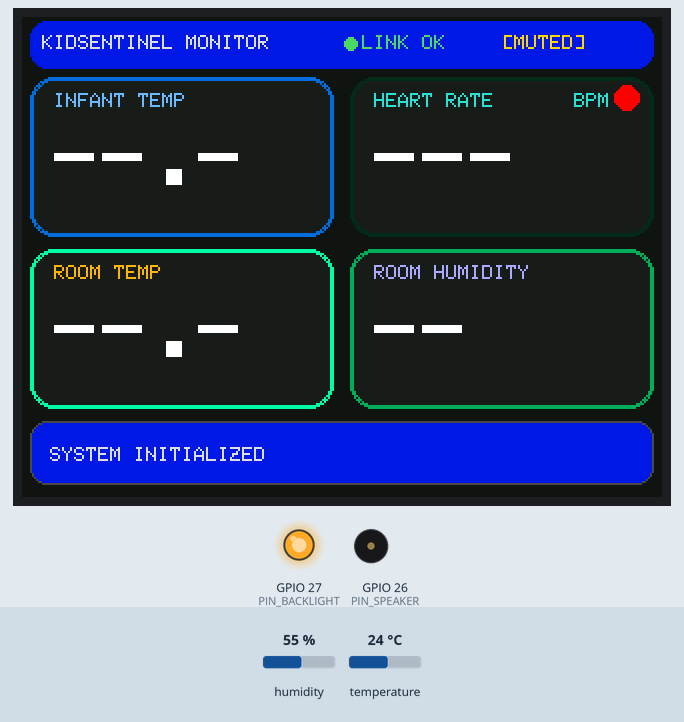
Simulated run of this sketch. Board: ESP32. Parts: 320×240 colour display, output pins drawn as LEDs (lit = HIGH), buzzer (waves = sounding, pin HIGH). The test bench sets the inputs (shaded band); at power-on: temperature 24 °C, humidity 55 %. What the sketch prints to the serial monitor is not drawn.

Above: at 1.4 s.
1.5 s: temperature set to 18.6 °C
At 4.7 s:
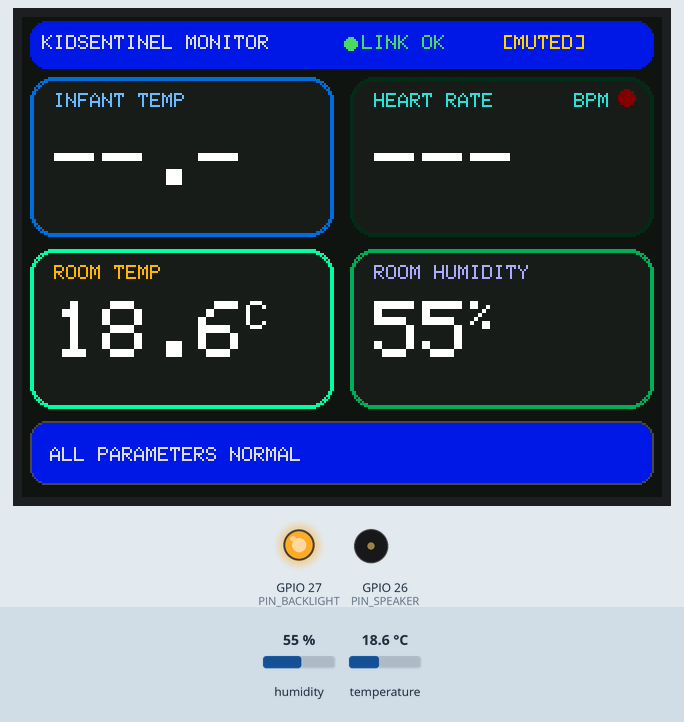
7.9 s: temperature set to 17.6 °C
At 10.8 s:
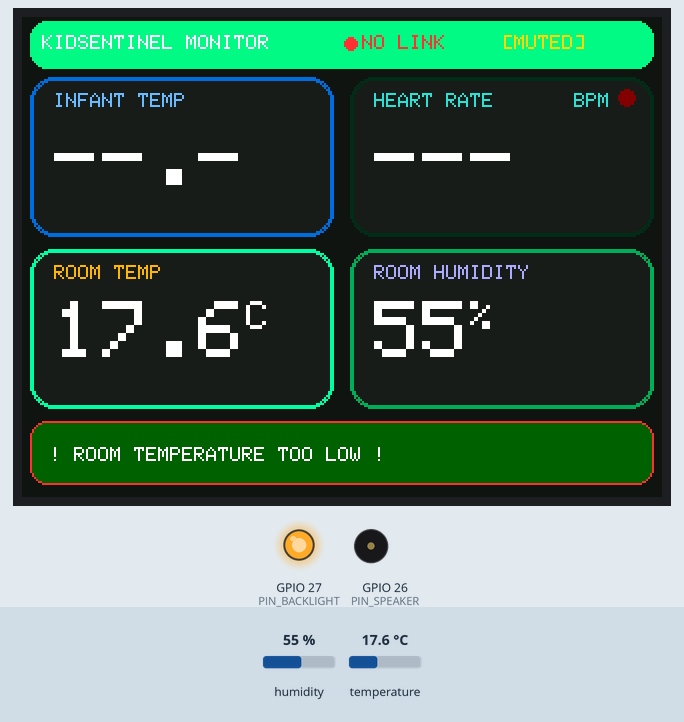
14.3 s: temperature set to 33 °C
At 17.3 s:
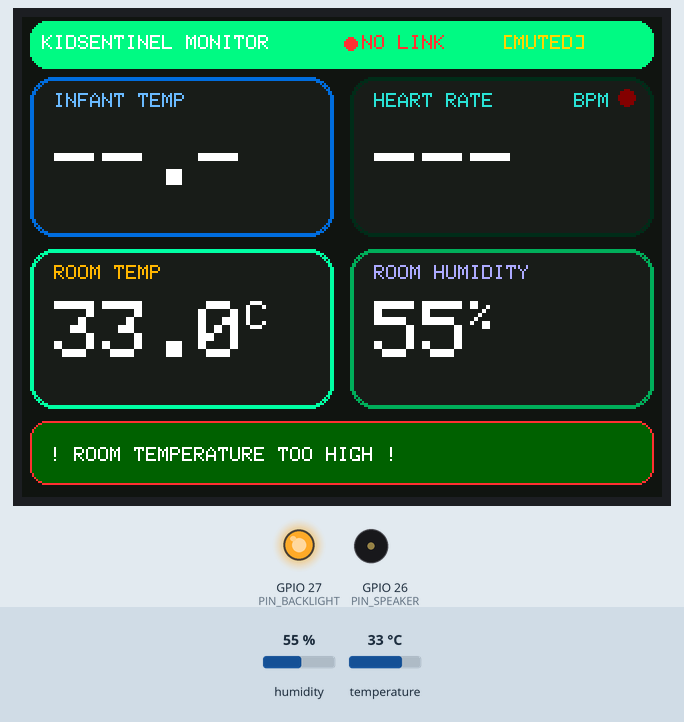
20.5 s: temperature set to 28.7 °C
At 21.9 s:
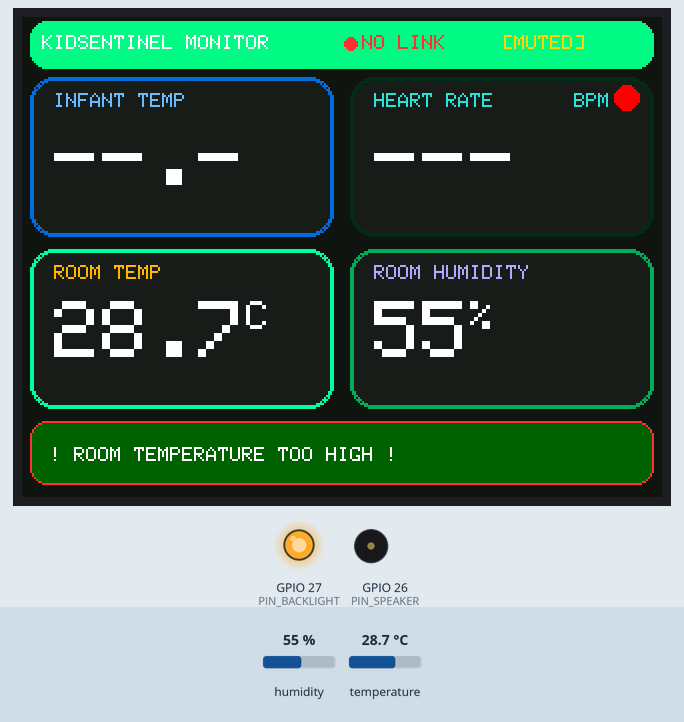
23.8 s: temperature set to 27.7 °C
At 26.6 s:
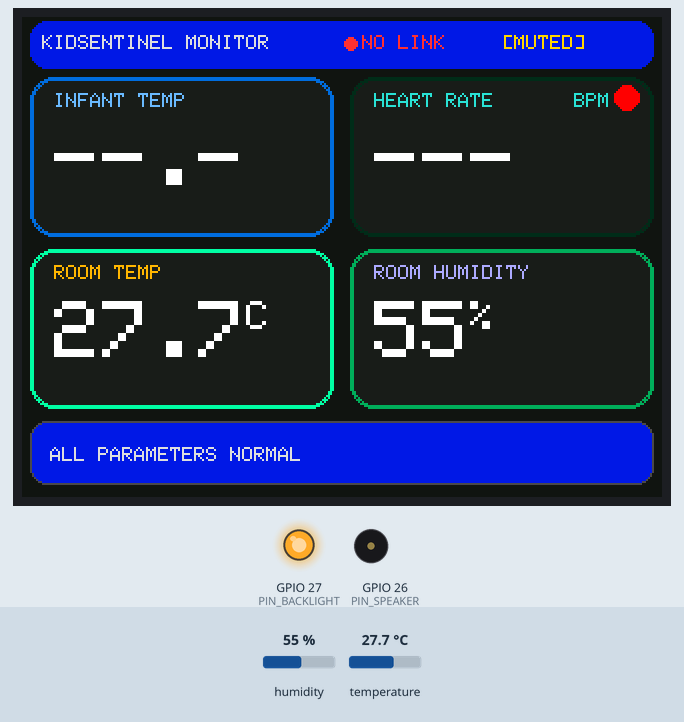
27.1 s: temperature set to 0 °C
At 29.6 s:
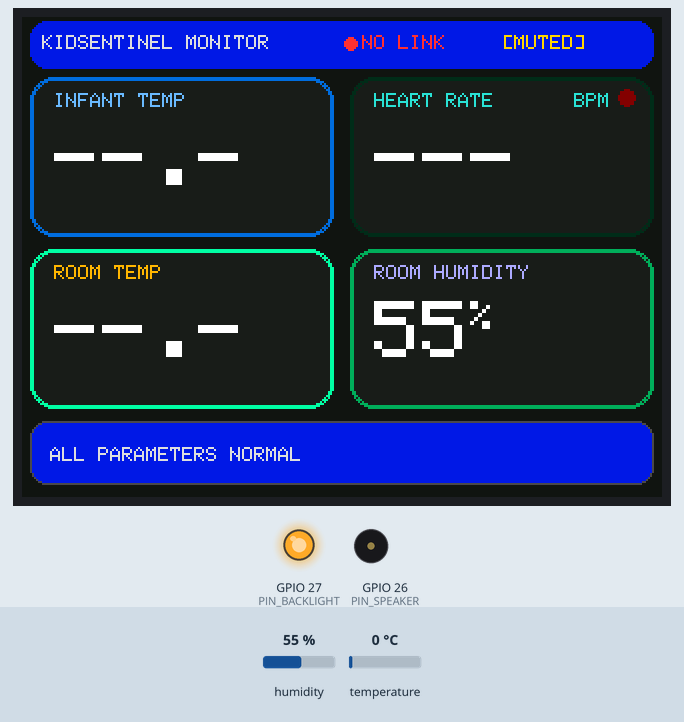
Timing chart, 0 to 31.1 s (numbered marks = the images above; inputs shaded):
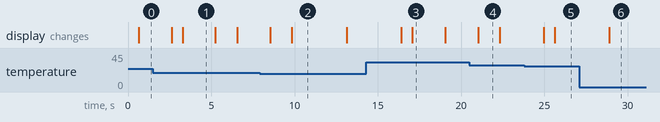

The sketch:

display_node.ino
```cpp
/**
 * @file display_node.ino
 * @brief CrowPanel 2.4" Display Node & Access Point Hub
 * @details Hosts local SoftAP and HTTP REST API for wearable sensor telemetry,
 *          samples local room ambient temperature & humidity via SHT31,
 *          renders real-time vital sign metrics on 320x240 ILI9341 TFT,
 *          and provides embedded responsive web dashboard.
 */

#include <WiFi.h>
#include <WebServer.h>
#include <Wire.h>
#include <Adafruit_SHT31.h>
#include "webapp.h"
#include "config.h"

#define LGFX_USE_V1
#include <LovyanGFX.hpp>

// --- CrowPanel 2.4" ILI9341 Display Driver Configuration ---
class LGFX : public lgfx::LGFX_Device {
    lgfx::Panel_ILI9341 _panel_instance;
    lgfx::Bus_SPI       _bus_instance;
public:
    LGFX(void) {
        {
            auto cfg = _bus_instance.config();
            cfg.spi_host = VSPI_HOST;
            cfg.spi_mode = 0;
            cfg.freq_write = SPI_WRITE_FREQ;
            cfg.pin_sclk = SPI_PIN_SCLK;
            cfg.pin_mosi = SPI_PIN_MOSI;
            cfg.pin_miso = SPI_PIN_MISO;
            cfg.pin_dc   = SPI_PIN_DC;
            _bus_instance.config(cfg);
            _panel_instance.setBus(&_bus_instance);
        }
        {
            auto cfg = _panel_instance.config();
            cfg.pin_cs = SPI_PIN_CS;
            cfg.pin_rst = -1;
            cfg.bus_shared = true;
            cfg.offset_rotation = 0;
            _panel_instance.config(cfg);
        }
        setPanel(&_panel_instance);
    }
};

LGFX tft;
WebServer server(HTTP_SERVER_PORT);
Adafruit_SHT31 sht31 = Adafruit_SHT31();

// --- Display Color Palette (16-bit RGB565) ---
#define COLOR_BG          0x10A2
#define COLOR_PANEL       0x18E3
#define COLOR_HR          0x2F1A
#define COLOR_TEMP        0x6DDF
#define COLOR_ROOM_TEMP   0xFDA0
#define COLOR_ROOM_HUM    0xAD5F
#define COLOR_ALERT       0xF986
#define COLOR_WARN        0xFEA0
#define COLOR_NORMAL      0x4ECC
#define COLOR_WHITE       0xFFFF
#define COLOR_MUTED_WHITE 0xDEFB

// --- System State & Vital Sign Readings ---
float infantBodyTemp      = 0.0f;
long  infantHeartRate     = 0;
float ambientRoomTemp     = 0.0f;
float ambientRoomHumidity = 0.0f;

unsigned long lastTelemetryTimestamp = 0;
bool  isAlertActive       = false;
bool  isAudioMuted        = true;
float temperatureTrim     = DEFAULT_TEMP_TRIM;
String alertStatusMessage = "SYSTEM INITIALIZED";

// --- Visual Pulse & Buzzer Timing ---
int  displayHeartRate     = 0;
bool heartBeatPulseState  = false;
unsigned long lastBeatToggleMillis   = 0;
unsigned long lastBuzzerToggleMillis = 0;
bool buzzerState          = false;

// --- HTTP API Handlers ---
void handleRoot() {
    server.send(200, "text/html", INDEX_HTML);
}

void handleApiState() {
    String json = "{";
    json += "\"bt\":" + String(infantBodyTemp, 1) + ",";
    json += "\"hr\":" + String(displayHeartRate) + ",";
    json += "\"rt\":" + String(ambientRoomTemp, 1) + ",";
    json += "\"rh\":" + String(ambientRoomHumidity, 0) + ",";
    json += "\"alert\":" + String(isAlertActive ? "true" : "false") + ",";
    json += "\"msg\":\"" + alertStatusMessage + "\",";
    json += "\"mute\":" + String(isAudioMuted ? "true" : "false") + ",";
    json += "\"trim\":" + String(temperatureTrim, 1);
    json += "}";
    server.send(200, "application/json", json);
}

void handleApiSettings() {
    if (server.hasArg("trim")) {
        temperatureTrim = server.arg("trim").toFloat();
    }
    if (server.hasArg("mute")) {
        isAudioMuted = (server.arg("mute").toInt() == 1);
    }
    server.send(200, "text/plain", "OK");
}

void handleTelemetryPost() {
    if (server.hasArg("temp")) {
        infantBodyTemp = server.arg("temp").toFloat() + temperatureTrim;
    }
    if (server.hasArg("ir")) {
        infantHeartRate = server.arg("ir").toInt();
    }
    lastTelemetryTimestamp = millis();
    server.send(200, "text/plain", "OK");
    evaluateAlertThresholds();
}

/**
 * @brief Evaluates physiological and environmental safety bounds.
 */
void evaluateAlertThresholds() {
    isAlertActive = false;
    alertStatusMessage = "ALL PARAMETERS NORMAL";

    if (infantBodyTemp > THRESHOLD_TEMP_HIGH) {
        isAlertActive = true;
        alertStatusMessage = "! HIGH INFANT TEMPERATURE !";
    } else if (displayHeartRate > THRESHOLD_HR_HIGH) {
        isAlertActive = true;
        alertStatusMessage = "! ELEVATED HEART RATE !";
    } else if (displayHeartRate < THRESHOLD_HR_LOW && displayHeartRate > 0) {
        isAlertActive = true;
        alertStatusMessage = "! LOW HEART RATE (BRADYCARDIA) !";
    } else if (ambientRoomTemp > THRESHOLD_ROOM_HIGH) {
        isAlertActive = true;
        alertStatusMessage = "! ROOM TEMPERATURE TOO HIGH !";
    } else if (ambientRoomTemp < THRESHOLD_ROOM_LOW && ambientRoomTemp > 0) {
        isAlertActive = true;
        alertStatusMessage = "! ROOM TEMPERATURE TOO LOW !";
    }
}

/**
 * @brief Draws a stylized dashboard card container.
 */
void drawCard(int x, int y, int w, int h, uint32_t borderColor) {
    tft.fillRoundRect(x, y, w, h, 12, COLOR_PANEL);
    tft.drawRoundRect(x, y, w, h, 12, borderColor);
    tft.drawRoundRect(x + 1, y + 1, w - 2, h - 2, 11, borderColor);
}

/**
 * @brief Renders the primary dashboard UI to the TFT display.
 */
void renderDashboard() {
    tft.startWrite();
    tft.fillScreen(COLOR_BG);

    // Header Bar
    uint32_t headerBg = isAlertActive ? COLOR_ALERT : COLOR_PANEL;
    tft.fillRoundRect(4, 2, 312, 24, 8, headerBg);
    tft.setTextColor(isAlertActive ? COLOR_WHITE : COLOR_MUTED_WHITE);
    tft.setTextSize(1);
    tft.setCursor(10, 9);
    tft.print(F("KIDSENTINEL MONITOR"));

    bool telemetryLive = (millis() - lastTelemetryTimestamp) < 5000;
    tft.setCursor(170, 9);
    tft.setTextColor(telemetryLive ? COLOR_NORMAL : COLOR_ALERT);
    tft.fillSmoothCircle(164, 13, 3, telemetryLive ? COLOR_NORMAL : COLOR_ALERT);
    tft.print(telemetryLive ? F("LINK OK") : F("NO LINK"));

    tft.setCursor(240, 9);
    tft.setTextColor(isAudioMuted ? COLOR_WARN : COLOR_NORMAL);
    tft.print(isAudioMuted ? F("[MUTED]") : F("[AUDIO]"));

    // Card 1: Infant Body Temperature
    drawCard(4, 30, 152, 80, COLOR_TEMP);
    tft.setTextColor(COLOR_TEMP);
    tft.setTextSize(1);
    tft.setCursor(16, 38);
    tft.print(F("INFANT TEMP"));
    tft.setTextSize(4);
    tft.setTextColor(COLOR_WHITE);
    tft.setCursor(16, 56);
    if (infantBodyTemp > 0.0f) {
        tft.printf("%.1f", infantBodyTemp);
        tft.setTextSize(2);
        tft.print(F("C"));
    } else {
        tft.print(F("--.-"));
    }

    // Card 2: Infant Heart Rate & Optical Beat Indicator
    drawCard(164, 30, 152, 80, COLOR_HR);
    tft.setTextColor(COLOR_HR);
    tft.setTextSize(1);
    tft.setCursor(176, 38);
    tft.print(F("HEART RATE"));
    tft.setCursor(276, 38);
    tft.print(F("BPM"));
    tft.fillSmoothCircle(302, 40, heartBeatPulseState ? 6 : 4, heartBeatPulseState ? 0xF800 : 0x8000);
    tft.setTextSize(4);
    tft.setTextColor(COLOR_WHITE);
    tft.setCursor(176, 56);
    if (displayHeartRate > 0) {
        tft.printf("%3d", displayHeartRate);
    } else {
        tft.print(F("---"));
    }

    // Card 3: Room Ambient Temperature
    drawCard(4, 116, 152, 80, COLOR_ROOM_TEMP);
    tft.setTextColor(COLOR_ROOM_TEMP);
    tft.setTextSize(1);
    tft.setCursor(16, 124);
    tft.print(F("ROOM TEMP"));
    tft.setTextSize(4);
    tft.setTextColor(COLOR_WHITE);
    tft.setCursor(16, 142);
    if (ambientRoomTemp > 0.0f) {
        tft.printf("%.1f", ambientRoomTemp);
        tft.setTextSize(2);
        tft.print(F("C"));
    } else {
        tft.print(F("--.-"));
    }

    // Card 4: Room Ambient Humidity
    drawCard(164, 116, 152, 80, COLOR_ROOM_HUM);
    tft.setTextColor(COLOR_ROOM_HUM);
    tft.setTextSize(1);
    tft.setCursor(176, 124);
    tft.print(F("ROOM HUMIDITY"));
    tft.setTextSize(4);
    tft.setTextColor(COLOR_WHITE);
    tft.setCursor(176, 142);
    if (ambientRoomHumidity > 0.0f) {
        tft.printf("%.0f", ambientRoomHumidity);
        tft.setTextSize(2);
        tft.print(F("%"));
    } else {
        tft.print(F("--"));
    }

    // Footer Alert Banner
    uint32_t footerBg = isAlertActive ? 0x6000 : COLOR_PANEL;
    tft.fillRoundRect(4, 202, 312, 32, 8, footerBg);
    tft.drawRoundRect(4, 202, 312, 32, 8, isAlertActive ? COLOR_ALERT : 0x4A49);
    tft.setTextColor(isAlertActive ? COLOR_WHITE : COLOR_MUTED_WHITE);
    tft.setTextSize(1);
    tft.setCursor(14, 215);
    tft.print(alertStatusMessage);

    tft.endWrite();
}

void setup() {
    Serial.begin(115200);

    // Configure IO
    pinMode(PIN_BACKLIGHT, OUTPUT);
    digitalWrite(PIN_BACKLIGHT, HIGH);
    pinMode(PIN_SPEAKER, OUTPUT);
    digitalWrite(PIN_SPEAKER, LOW);
    pinMode(PIN_BOOT_BUTTON, INPUT_PULLUP);

    // Initialize Graphic Display
    tft.init();
    tft.setRotation(1);
    tft.fillScreen(COLOR_BG);

    // Initialize Environmental Sensor
    Wire.begin(PIN_SHT31_SDA, PIN_SHT31_SCL);
    if (sht31.begin(0x44) || sht31.begin(0x45)) {
        Serial.println(F("[SHT31] Environmental sensor initialized"));
    } else {
        Serial.println(F("[SHT31] Sensor initialization failed"));
    }

    // Initialize SoftAP & Web Server
    WiFi.softAP(SOFTAP_SSID, SOFTAP_PASSWORD);
    WiFi.setTxPower(WIFI_POWER_8_5dBm);
    Serial.printf("[WiFi] SoftAP started. IP: %s\n", WiFi.softAPIP().toString().c_str());

    server.on("/", HTTP_GET, handleRoot);
    server.on("/api/state", HTTP_GET, handleApiState);
    server.on("/api/settings", HTTP_POST, handleApiSettings);
    server.on("/data", HTTP_POST, handleTelemetryPost);

    server.begin();
    Serial.println(F("[HTTP] Web server listening on port 80"));
}

void loop() {
    server.handleClient();

    // Poll SHT31 Environmental Sensor
    static unsigned long lastSensorPoll = 0;
    if (millis() - lastSensorPoll > 2000) {
        float temp = sht31.readTemperature();
        float hum  = sht31.readHumidity();
        if (!isnan(temp)) ambientRoomTemp = temp;
        if (!isnan(hum))  ambientRoomHumidity = hum;
        lastSensorPoll = millis();
        evaluateAlertThresholds();
    }

    // Hardware Button Mute Toggle (GPIO 0)
    static bool previousButtonState = HIGH;
    bool currentButtonState = digitalRead(PIN_BOOT_BUTTON);
    if (currentButtonState == LOW && previousButtonState == HIGH) {
        isAudioMuted = !isAudioMuted;
        tone(PIN_SPEAKER, 500, 50);
        delay(150);
    }
    previousButtonState = currentButtonState;

    displayHeartRate = (infantHeartRate > 0) ? infantHeartRate : 0;

    // Optical Heart Beat Indicator Animation
    unsigned long beatInterval = (displayHeartRate > 0) ? (60000UL / displayHeartRate) : 700;
    if (millis() - lastBeatToggleMillis > (beatInterval / 2)) {
        heartBeatPulseState = !heartBeatPulseState;
        lastBeatToggleMillis = millis();
    }

    // Non-blocking Audible Alarm
    if (isAlertActive && !isAudioMuted) {
        if (millis() - lastBuzzerToggleMillis > 500) {
            buzzerState = !buzzerState;
            if (buzzerState) tone(PIN_SPEAKER, 1000, 150);
            lastBuzzerToggleMillis = millis();
        }
    } else {
        buzzerState = false;
    }

    // Refresh TFT UI
    static unsigned long lastDisplayRefresh = 0;
    if (millis() - lastDisplayRefresh > 500) {
        renderDashboard();
        lastDisplayRefresh = millis();
    }
}
```

config.example.h
```cpp
#ifndef CONFIG_H
#define CONFIG_H

// ==============================================================================
// Display Node Configuration Template
// CrowPanel 2.4" ESP32 Display & SoftAP Web Hub
// ==============================================================================

// --- Hardware Pin Definitions ---
#define PIN_SPEAKER          26
#define PIN_BACKLIGHT        27
#define PIN_BOOT_BUTTON      0
#define PIN_SHT31_SDA        21
#define PIN_SHT31_SCL        22

// --- Display Controller (ILI9341 SPI) ---
#define SPI_PIN_SCLK         14
#define SPI_PIN_MOSI         13
#define SPI_PIN_MISO         12
#define SPI_PIN_DC           2
#define SPI_PIN_CS           15
#define SPI_WRITE_FREQ       40000000

// --- Wireless Access Point Credentials ---
#define SOFTAP_SSID          "BabyMonitor"
#define SOFTAP_PASSWORD      "12345678"
#define HTTP_SERVER_PORT     80

// --- Default Thresholds & Calibration ---
#define DEFAULT_TEMP_TRIM    4.0f
#define THRESHOLD_TEMP_HIGH  38.0f
#define THRESHOLD_TEMP_LOW   35.0f
#define THRESHOLD_HR_HIGH    160
#define THRESHOLD_HR_LOW     50
#define THRESHOLD_ROOM_HIGH  28.0f
#define THRESHOLD_ROOM_LOW   18.0f

#endif // CONFIG_H
```

Source omitted: webapp.h (7216 bytes)

Measured:
- the behaviour switches between 18 and 17.9 °C on temperature (found by bisection; images 1 and 2)
- the behaviour switches between 28.1 and 28 °C on temperature (found by bisection; images 4 and 5)
- after the input at 7.9 s, the display: first changes after 0.63 s (image 2 shows a later state)
- after the input at 14.3 s, the display: first differs from a run without the input after 2.8 s (image 3)
- after the input at 20.5 s, the display: changes after 0.51 s (image 4)
- after the input at 23.8 s, the display: first changes after 1.2 s (image 5 shows a later state)
- after the input at 27.1 s, the display: changes after 1.8 s (image 6)
